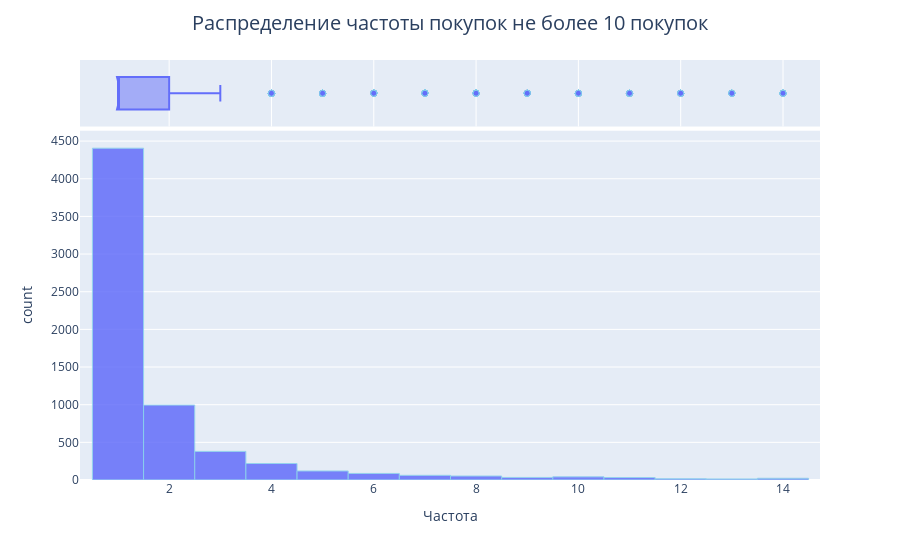

This figure's notebook cell:
### Code cell
fig = px.histogram(rfm[rfm['Частота']<15], x='Частота', opacity=0.85, marginal='box')
fig.update_traces(marker=dict(line=dict(color='skyblue', width=1)))
fig.update_layout(title_text='Распределение частоты покупок не более 10 покупок',
                  title_x=0.5, title_font=dict(size=20))
fig.show()

### Figure 1 — Plotly figure (JSON) as saved in the notebook; plotly's stock layout.template omitted (floating-point values rounded to 4 significant figures; data arrays with more than 128 entries replaced by an {"elided": "..."} marker saying what was removed)
{"data": [{"alignmentgroup": "True", "bingroup": "x", "hovertemplate": "Частота=%{x}<br>count=%{y}<extra></extra>", "legendgroup": "", "marker": {"color": "#636efa", "line": {"color": "skyblue", "width": 1}, "opacity": 0.85, "pattern": {"shape": ""}}, "name": "", "offsetgroup": "", "orientation": "v", "showlegend": false, "type": "histogram", "x": {"elided": "6485 int values"}, "xaxis": "x", "yaxis": "y"}, {"alignmentgroup": "True", "hovertemplate": "Частота=%{x}<extra></extra>", "legendgroup": "", "marker": {"color": "#636efa", "line": {"color": "skyblue", "width": 1}}, "name": "", "notched": true, "offsetgroup": "", "showlegend": false, "type": "box", "x": {"elided": "6485 int values"}, "xaxis": "x2", "yaxis": "y2"}], "layout": {"barmode": "relative", "legend": {"tracegroupgap": 0}, "margin": {"t": 60}, "title": {"font": {"size": 20}, "text": "Распределение частоты покупок не более 10 покупок", "x": 0.5}, "xaxis": {"anchor": "y", "domain": [0, 1], "title": {"text": "Частота"}}, "xaxis2": {"anchor": "y2", "domain": [0, 1], "matches": "x", "showgrid": true, "showticklabels": false}, "yaxis": {"anchor": "x", "domain": [0, 0.8316], "title": {"text": "count"}}, "yaxis2": {"anchor": "x2", "domain": [0.8416, 1], "matches": "y2", "showgrid": false, "showline": false, "showticklabels": false, "ticks": ""}}}
